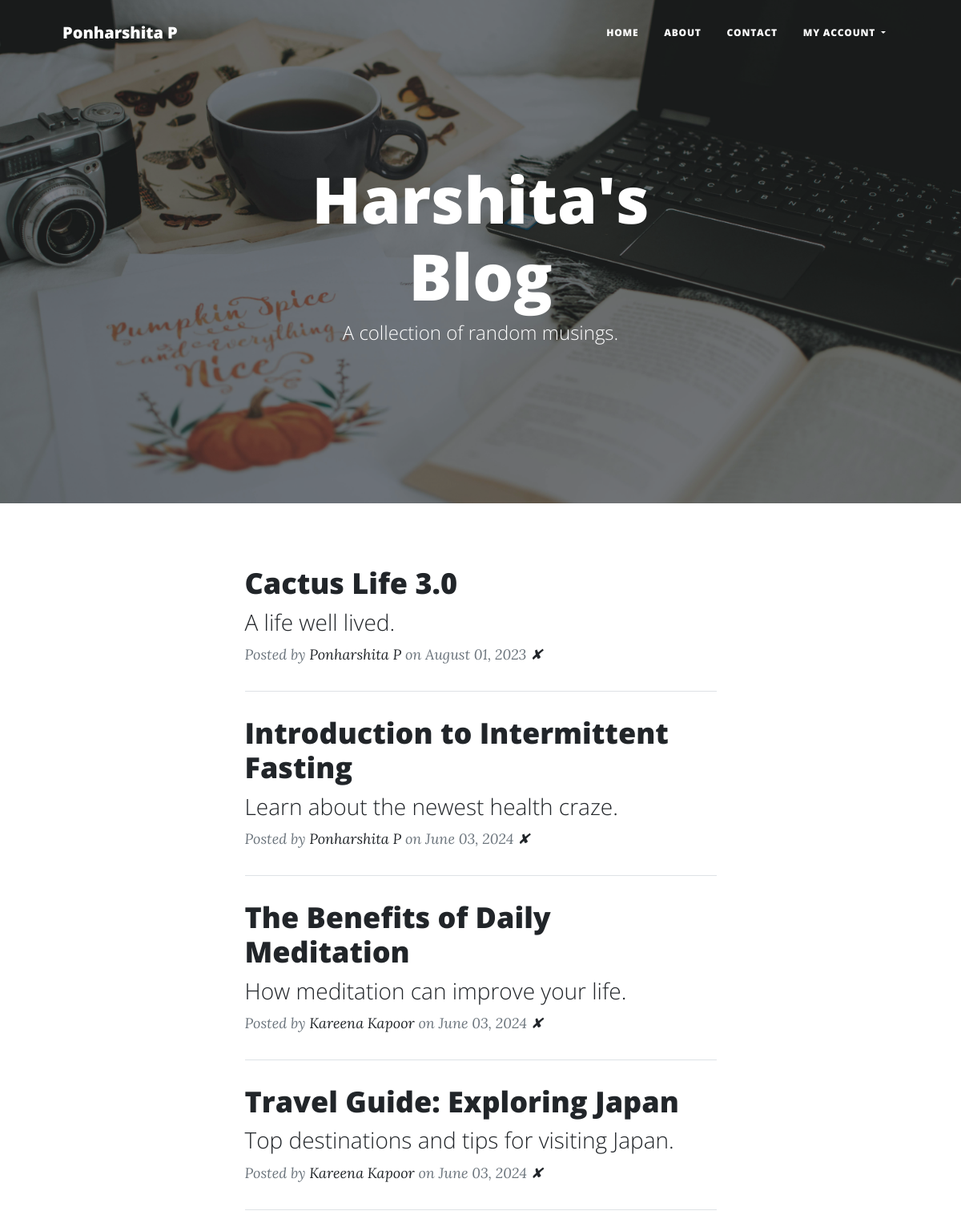
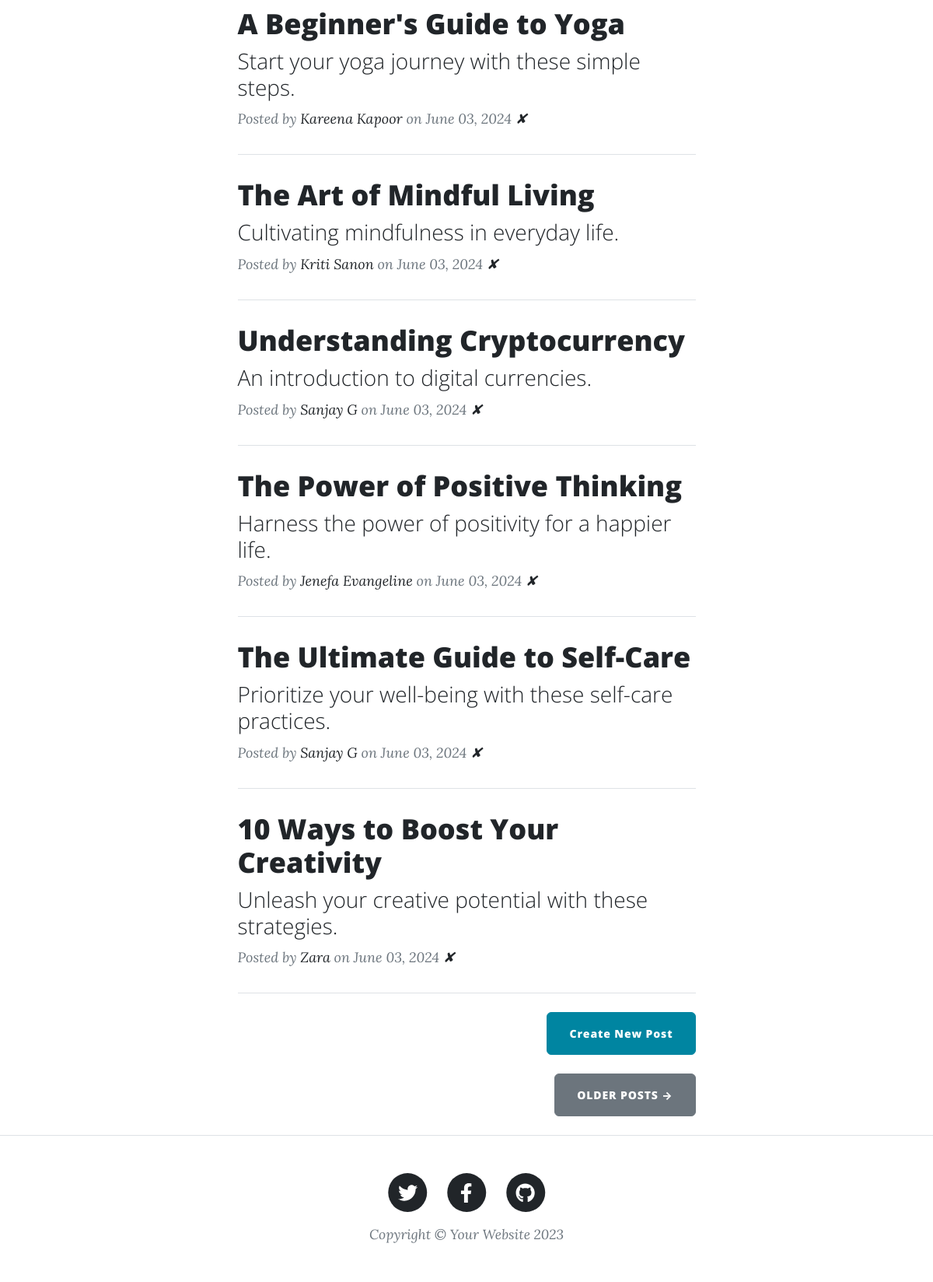
The page / (signed in) on the database its author committed (2 pictures, top to bottom).
### main.py (models this page shows)
class User(UserMixin, db.Model):
    __tablename__ = "users"
    id: Mapped[int] = mapped_column(Integer, primary_key=True)
    email: Mapped[str] = mapped_column(String(100), unique=True)
    password: Mapped[str] = mapped_column(String(100))
    name: Mapped[str] = mapped_column(String(100))
    posts = relationship("BlogPost", back_populates="author")
    comments = relationship("Comment", back_populates="comment_author")

class BlogPost(db.Model):
    __tablename__ = "blog_posts"
    id: Mapped[int] = mapped_column(Integer, primary_key=True)
    author_id: Mapped[int] = mapped_column(Integer, db.ForeignKey("users.id"))
    author = relationship("User", back_populates="posts")
    title: Mapped[str] = mapped_column(String(250), unique=True, nullable=False)
    subtitle: Mapped[str] = mapped_column(String(250), nullable=False)
    date: Mapped[str] = mapped_column(String(250), nullable=False)
    body: Mapped[str] = mapped_column(Text, nullable=False)
    img_url: Mapped[str] = mapped_column(String(250), nullable=False)
    comments = relationship("Comment", back_populates="parent_post")

### main.py (the view)
@app.route('/')
def get_all_posts():
    result = db.session.execute(db.select(BlogPost))
    posts = result.scalars().all()
    return render_template("index.html", all_posts=posts, current_user=current_user)

### main.py (called while the page is built)
@login_manager.user_loader
def load_user(user_id):
    return db.get_or_404(User, user_id)

### templates/index.html
{% include "header.html" %}
<header
  class="masthead"
  style="background-image: url('../static/assets/img/home-bg.jpg')"
>
  <div class="container position-relative px-4 px-lg-5">
    <div class="row gx-4 gx-lg-5 justify-content-center">
      <div class="col-md-10 col-lg-8 col-xl-7">
        <div class="site-heading">
          <h1>Harshita's Blog</h1>
          <span class="subheading">A collection of random musings.</span>
        </div>
      </div>
    </div>
  </div>
</header>
<div class="container px-4 px-lg-5">
  <div class="row gx-4 gx-lg-5 justify-content-center">
    <div class="col-md-10 col-lg-8 col-xl-7">
      {% for post in all_posts %}
      <div class="post-preview">
        <a href="{{ url_for('show_post', post_id=post.id) }}">
          <h2 class="post-title">{{ post.title }}</h2>
          <h3 class="post-subtitle">{{ post.subtitle }}</h3>
        </a>
        <p class="post-meta">
          Posted by
          <a href="#">{{post.author.name}}</a>
          on {{post.date}}
          {% if post.author.id == current_user.id or current_user.id == 6: %}
          <a href="{{url_for('delete_post', post_id=post.id) }}">✘</a>
          {% endif %}
        </p>
      </div>
      <hr class="my-4" />
      {% endfor %}
      <div class="d-flex justify-content-end mb-4">
        <a
          class="btn btn-primary float-right"
          href="{{url_for('add_new_post')}}"
          >Create New Post</a
        >
      </div>
      <div class="d-flex justify-content-end mb-4">
        <a class="btn btn-secondary text-uppercase" href="{{url_for('get_all_posts')}}">Older Posts →</a>
      </div>
    </div>
  </div>
</div>
{% include "footer.html" %}

### templates/header.html (shortened to what this page needs)
<!DOCTYPE html>
<html lang="en">
  <head>
    {% block styles %}
    {{ bootstrap.load_css() }}
    <link
      href="{{ url_for('static', filename='css/styles.css') }}"
      rel="stylesheet"
    />
    {% endblock %}
  </head>
  <body>
    <nav class="navbar navbar-expand-lg navbar-light" id="mainNav">
      <div class="container px-4 px-lg-5">
        <a class="navbar-brand" href="/" title="profile icons">{{ current_user.name }}</a>
        <div class="collapse navbar-collapse" id="navbarResponsive">
          <ul class="navbar-nav ms-auto py-4 py-lg-0">
            <li class="nav-item">
              <a
                class="nav-link px-lg-3 py-3 py-lg-4"
                href="{{ url_for('get_all_posts') }}"
                >Home</a
              >
            </li>
            <li class="nav-item">
              <a
                class="nav-link px-lg-3 py-3 py-lg-4"
                href="{{ url_for('about') }}"
                >About</a
              >
            </li>
            <li class="nav-item">
              <a
                class="nav-link px-lg-3 py-3 py-lg-4"
                href="{{ url_for('contact') }}"
                >Contact</a
              >
            </li>
            {% if current_user.is_authenticated: %}
              <li class="nav-item dropdown">
                <a
                  class="nav-link dropdown-toggle px-lg-3 py-3 py-lg-4"
                  href="#"
                  id="accountDropdown"
                  role="button"
                  data-bs-toggle="dropdown"
                  aria-haspopup="true"
                  aria-expanded="false"
                >
                  My Account
                </a>
              </li>
            {% endif %}
          </ul>
        </div>
      </div>
    </nav>
  </body>
</html>

### rows shown on the page
User: name "Ponharshita P"
BlogPost: title "Cactus Life 3.0", subtitle "A life well lived.", author.name "Ponharshita P", date "August 01, 2023"
BlogPost: title "Introduction to Intermittent Fasting", subtitle "Learn about the newest health craze.", author.name "Ponharshita P", date "June 03, 2024"
BlogPost: title "The Benefits of Daily Meditation", subtitle "How meditation can improve your life.", author.name "Kareena Kapoor", date "June 03, 2024"
BlogPost: title "Travel Guide: Exploring Japan", subtitle "Top destinations and tips for visiting Japan.", author.name "Kareena Kapoor", date "June 03, 2024"
BlogPost: title "A Beginner's Guide to Yoga", subtitle "Start your yoga journey with these simple steps.", author.name "Kareena Kapoor", date "June 03, 2024"
BlogPost: title "The Art of Mindful Living", subtitle "Cultivating mindfulness in everyday life.", author.name "Kriti Sanon", date "June 03, 2024"
BlogPost: title "Understanding Cryptocurrency", subtitle "An introduction to digital currencies.", author.name "Sanjay G", date "June 03, 2024"
BlogPost: title "The Power of Positive Thinking", subtitle "Harness the power of positivity for a happier life.", author.name "Jenefa Evangeline", date "June 03, 2024"
BlogPost: title "The Ultimate Guide to Self-Care", subtitle "Prioritize your well-being with these self-care practices.", author.name "Sanjay G", date "June 03, 2024"
BlogPost: title "10 Ways to Boost Your Creativity", subtitle "Unleash your creative potential with these strategies.", author.name "Zara", date "June 03, 2024"
